Frame 1 (no input): blank canvas, image omitted
Frame 60 (the mouse pressed at the canvas centre just before this capture): blank canvas, image omitted
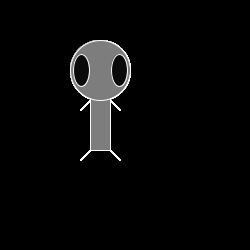
Frame 120 (the mouse held since frame 60 and released just before this capture)

The Processing sketch whose frames 1 and 60 were blank and that drew this single picture after the mouse press (run headless with seeded random() and noise(); from frame 60 on, the mouse is pressed at the canvas centre):

// Processing sketch: processing_30782
// ── processing_30782.pde

void setup(){
  background(mouseX,mouseY);
  size(250,250);
}
 void draw(){ 
   if(mousePressed==true){
 ellipseMode(CENTER); 
 rectMode(CENTER);
 stroke(250);
 fill(mouseX);
 rect(100,100,20,100);
 fill(mouseY);
 ellipse(100,70,60,60);
 fill(10);
 ellipse(81,70,16,32);
 ellipse(119,70,16,32);
 stroke(250);
 line(90,150,80,160);
 line(110,150,120,160);
 line(90,100,80,110);
 line(110,100,120,110);
   }
 }
